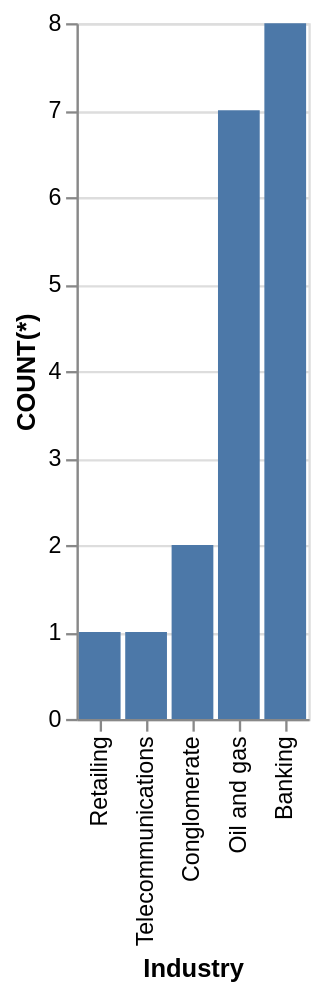

Vega-Lite specification for this chart:
### Vega-Lite specification from a JSON file in a GitHub repository (floating-point values rounded to 4 significant figures)
{"data": {"values": [{"x_data": "Retailing", "y_data": 1}, {"x_data": "Telecommunications", "y_data": 1}, {"x_data": "Conglomerate", "y_data": 2}, {"x_data": "Oil and gas", "y_data": 7}, {"x_data": "Banking", "y_data": 8}]}, "mark": "bar", "encoding": {"x": {"field": "x_data", "type": "nominal", "title": "Industry", "sort": {"op": "sum", "field": "y_data", "order": "ascending"}}, "y": {"field": "y_data", "type": "quantitative", "title": "COUNT(*)"}}}
